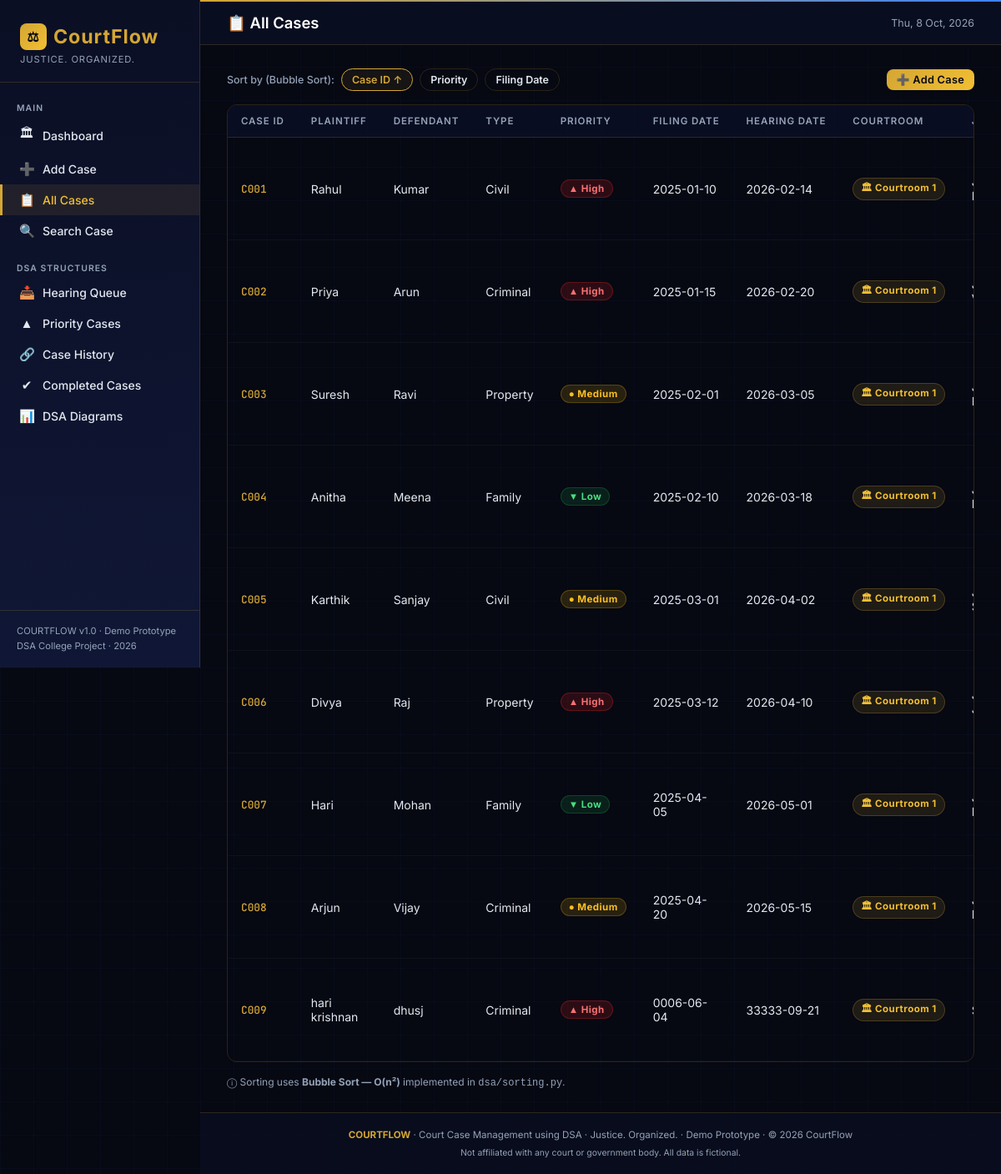
The app's page /cases with its own data.
### tables this page shows
CREATE TABLE cases (
            case_id     TEXT PRIMARY KEY,
            plaintiff   TEXT NOT NULL,
            defendant   TEXT NOT NULL,
            case_type   TEXT NOT NULL,
            description TEXT,
            priority    TEXT NOT NULL DEFAULT 'Low',
            filing_date TEXT NOT NULL,
            hearing_date TEXT,
            judge       TEXT,
            lawyer      TEXT,
            status      TEXT NOT NULL DEFAULT 'Pending'
        , courtroom_no TEXT DEFAULT 'Courtroom 1');

### app.py (the view)
@app.route("/cases")
def cases():
    sort_by  = request.args.get("sort", "case_id")
    order    = request.args.get("order", "asc")
    all_cases = db.get_all_cases()
    key_map = {
        "case_id":     key_case_id,
        "priority":    key_priority,
        "filing_date": key_filing_date,
    }
    key_fn = key_map.get(sort_by, key_case_id)
    reverse = (order == "desc")
    all_cases = bubble_sort(all_cases, key_fn, reverse=reverse)
    return render_template("cases.html", cases=all_cases,
                           sort_by=sort_by, order=order)

### database.py (called while the page is built)
def get_db():
    conn = sqlite3.connect(DB_PATH)
    conn.row_factory = sqlite3.Row   # allows row['column_name'] access
    conn.execute("PRAGMA foreign_keys = ON")
    return conn

def get_all_cases():
    conn = get_db()
    rows = conn.execute("SELECT * FROM cases ORDER BY filing_date").fetchall()
    conn.close()
    return [dict(r) for r in rows]

### dsa/sorting.py (called while the page is built)
def bubble_sort(cases, key_func, reverse=False):
    n = len(cases)
    for i in range(n):                           # O(n) outer passes
        swapped = False
        for j in range(0, n - i - 1):            # O(n) inner comparisons
            a = key_func(cases[j])
            b = key_func(cases[j + 1])
            should_swap = (a > b) if not reverse else (a < b)
            if should_swap:
                cases[j], cases[j + 1] = cases[j + 1], cases[j]
                swapped = True
        if not swapped:
            break
    return cases

def key_case_id(case):
    return case.get("case_id", "")

### templates/cases.html (shortened to what this page needs)
{% extends "base.html" %}
{% block page_title %}📋 All Cases{% endblock %}
{% block content %}
{% macro priority_badge(p) %}
  {% if p == 'High' %}<span class="badge badge-high">▲ High</span>
  {% elif p == 'Medium' %}<span class="badge badge-medium">● Medium</span>
  {% else %}<span class="badge badge-low">▼ Low</span>{% endif %}
{% endmacro %}
<div class="sort-bar" aria-label="Sort options">
  <span>Sort by (Bubble Sort):</span>
  <a href="{{ url_for('cases', sort='case_id', order='asc' if (sort_by!='case_id' or order=='desc') else 'desc') }}"
     class="sort-btn {% if sort_by=='case_id' %}active{% endif %}">
    Case ID {% if sort_by=='case_id' %}{{ '↑' if order=='asc' else '↓' }}{% endif %}
  </a>
  <a href="{{ url_for('cases', sort='priority', order='asc' if (sort_by!='priority' or order=='desc') else 'desc') }}"
     class="sort-btn {% if sort_by=='priority' %}active{% endif %}">
    Priority {% if sort_by=='priority' %}{{ '↑' if order=='asc' else '↓' }}{% endif %}
  </a>
  <a href="{{ url_for('cases', sort='filing_date', order='asc' if (sort_by!='filing_date' or order=='desc') else 'desc') }}"
     class="sort-btn {% if sort_by=='filing_date' %}active{% endif %}">
    Filing Date {% if sort_by=='filing_date' %}{{ '↑' if order=='asc' else '↓' }}{% endif %}
  </a>
  <a href="{{ url_for('add_case') }}" class="btn btn-primary btn-sm" style="margin-left:auto">➕ Add Case</a>
</div>
{% if cases %}
<div class="table-wrap">
  <table aria-label="All court cases">
    <thead>
      <tr>
        <th>Case ID</th>
        <th>Plaintiff</th>
        <th>Defendant</th>
        <th>Type</th>
        <th>Priority</th>
        <th>Filing Date</th>
        <th>Hearing Date</th>
        <th>Courtroom</th>
        <th>Judge</th>
      </tr>
    </thead>
    <tbody>
      {% for case in cases %}
      <tr>
        <td><span class="case-id">{{ case.case_id }}</span></td>
        <td>{{ case.plaintiff }}</td>
        <td>{{ case.defendant }}</td>
        <td>{{ case.case_type }}</td>
        <td>{{ priority_badge(case.priority) }}</td>
        <td>{{ case.filing_date }}</td>
        <td>{{ case.hearing_date or '—' }}</td>
        <td><span class="badge" style="background:rgba(212,166,52,0.12);color:var(--gold-light);border:1px solid rgba(212,166,52,0.25)">🏛 {{ case.courtroom_no or 'Courtroom 1' }}</span></td>
        <td>{{ case.judge or '—' }}</td>
      </tr>
      {% endfor %}
    </tbody>
  </table>
</div>
{% else %}
<div class="empty-state">
  <div class="empty-icon">📋</div>
  <p>No cases found. <a href="{{ url_for('add_case') }}">Add the first case</a>.</p>
</div>
{% endif %}
<p class="text-muted mt-16" style="font-size:0.75rem">
  ⓘ Sorting uses <strong>Bubble Sort — O(n²)</strong> implemented in <code>dsa/sorting.py</code>.
</p>
{% endblock %}

### templates/base.html (shortened to what this page needs)
<!DOCTYPE html>
<html lang="en">
<head>
  <link rel="stylesheet" href="{{ url_for('static', filename='style.css') }}">
</head>
<body>
<div class="layout">
  <aside class="sidebar" role="navigation" aria-label="Main navigation">
    <div class="sidebar-brand">
      <div class="sidebar-logo">
        <span class="logo-icon" aria-hidden="true">⚖</span>
        CourtFlow
      </div>
      <div class="sidebar-tagline">Justice. Organized.</div>
    </div>
    <nav class="sidebar-nav">
      <div class="nav-section-label">Main</div>
      <a href="{{ url_for('index') }}" class="nav-link {% if request.endpoint == 'index' %}active{% endif %}">
        <span class="nav-icon">🏛</span> Dashboard
      </a>
      <a href="{{ url_for('add_case') }}" class="nav-link {% if request.endpoint == 'add_case' %}active{% endif %}">
        <span class="nav-icon">➕</span> Add Case
      </a>
      <a href="{{ url_for('cases') }}" class="nav-link {% if request.endpoint == 'cases' %}active{% endif %}">
        <span class="nav-icon">📋</span> All Cases
      </a>
      <a href="{{ url_for('search') }}" class="nav-link {% if request.endpoint == 'search' %}active{% endif %}">
        <span class="nav-icon">🔍</span> Search Case
      </a>
      <div class="nav-section-label" style="margin-top:12px">DSA Structures</div>
      <a href="{{ url_for('hearing_queue') }}" class="nav-link {% if request.endpoint == 'hearing_queue' %}active{% endif %}">
        <span class="nav-icon">📥</span> Hearing Queue
      </a>
      <a href="{{ url_for('priority_queue_view') }}" class="nav-link {% if request.endpoint == 'priority_queue_view' %}active{% endif %}">
        <span class="nav-icon">▲</span> Priority Cases
      </a>
      <a href="{{ url_for('history') }}" class="nav-link {% if request.endpoint == 'history' %}active{% endif %}">
        <span class="nav-icon">🔗</span> Case History
      </a>
      <a href="{{ url_for('completed') }}" class="nav-link {% if request.endpoint == 'completed' %}active{% endif %}">
        <span class="nav-icon">✔</span> Completed Cases
      </a>
      <a href="{{ url_for('dsa_viz') }}" class="nav-link {% if request.endpoint == 'dsa_viz' %}active{% endif %}">
        <span class="nav-icon">📊</span> DSA Diagrams
      </a>
    </nav>
    <div class="sidebar-footer">
      COURTFLOW v1.0 · Demo Prototype<br>
      DSA College Project · 2026
    </div>
  </aside>
  <div class="main">
    <header class="main-header">
      <h1>{% block page_title %}COURTFLOW{% endblock %}</h1>
      <span class="header-date" id="headerDate"></span>
    </header>
    <main class="page-content" id="mainContent">
      {% block content %}{% endblock %}
    </main>
    <footer class="footer">
      <strong>COURTFLOW</strong> · Court Case Management using DSA · Justice. Organized. ·
      Demo Prototype · © 2026 CourtFlow
      <br><span style="font-size:0.65rem">Not affiliated with any court or government body. All data is fictional.</span>
    </footer>
  </div>
</div>
</body>
</html>

### records on screen
cases: case_id "C001", plaintiff "Rahul", defendant "Kumar", case_type "Civil", priority "▲ High", filing_date "2025-01-10", hearing_date "2026-02-14", courtroom_no "Courtroom 1"
cases: case_id "C002", plaintiff "Priya", defendant "Arun", case_type "Criminal", priority "▲ High", filing_date "2025-01-15", hearing_date "2026-02-20", courtroom_no "Courtroom 1"
cases: case_id "C003", plaintiff "Suresh", defendant "Ravi", case_type "Property", priority "● Medium", filing_date "2025-02-01", hearing_date "2026-03-05", courtroom_no "Courtroom 1"
cases: case_id "C004", plaintiff "Anitha", defendant "Meena", case_type "Family", priority "▼ Low", filing_date "2025-02-10", hearing_date "2026-03-18", courtroom_no "Courtroom 1"
cases: case_id "C005", plaintiff "Karthik", defendant "Sanjay", case_type "Civil", priority "● Medium", filing_date "2025-03-01", hearing_date "2026-04-02", courtroom_no "Courtroom 1"
cases: case_id "C006", plaintiff "Divya", defendant "Raj", case_type "Property", priority "▲ High", filing_date "2025-03-12", hearing_date "2026-04-10", courtroom_no "Courtroom 1"
cases: case_id "C007", plaintiff "Hari", defendant "Mohan", case_type "Family", priority "▼ Low", filing_date "2025-04-05", hearing_date "2026-05-01", courtroom_no "Courtroom 1"
cases: case_id "C008", plaintiff "Arjun", defendant "Vijay", case_type "Criminal", priority "● Medium", filing_date "2025-04-20", hearing_date "2026-05-15", courtroom_no "Courtroom 1"
cases: case_id "C009", plaintiff "hari krishnan", defendant "dhusj", case_type "Criminal", priority "▲ High", filing_date "0006-06-04", hearing_date "33333-09-21", courtroom_no "Courtroom 1"

### other values on screen
{{ '↑' if order=='asc' else '↓' }} "↑"
